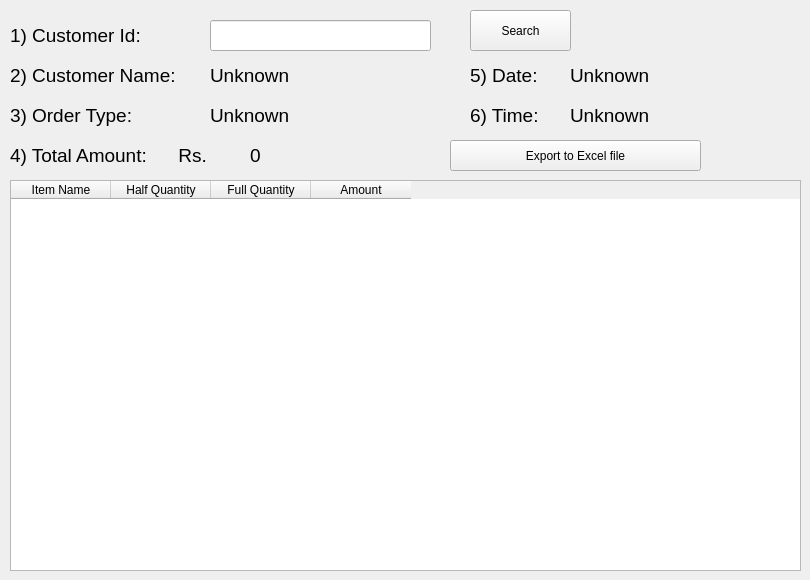
      <widget class="QWidget" name="tab_16">
       <attribute name="title">
        <string>Order by ID</string>
       </attribute>
       <widget class="QLineEdit" name="lineEdit_20">
        <property name="geometry">
         <rect>
          <x>210</x>
          <y>20</y>
          <width>221</width>
          <height>31</height>
         </rect>
        </property>
        <property name="text">
         <string/>
        </property>
       </widget>
       <widget class="QLabel" name="label_29">
        <property name="geometry">
         <rect>
          <x>10</x>
          <y>10</y>
          <width>201</width>
          <height>51</height>
         </rect>
        </property>
        <property name="font">
         <font>
          <family>Segoe UI</family>
          <pointsize>14</pointsize>
         </font>
        </property>
        <property name="text">
         <string>1) Customer Id:</string>
        </property>
       </widget>
       <widget class="QPushButton" name="pushButton_43">
        <property name="geometry">
         <rect>
          <x>470</x>
          <y>10</y>
          <width>101</width>
          <height>41</height>
         </rect>
        </property>
        <property name="cursor">
         <cursorShape>PointingHandCursor</cursorShape>
        </property>
        <property name="text">
         <string>Search</string>
        </property>
        <property name="icon">
         <iconset>
          <normaloff>Assets/search.png</normaloff>Assets/search.png</iconset>
        </property>
       </widget>
       <widget class="QTableWidget" name="tableWidget_15">
        <property name="geometry">
         <rect>
          <x>10</x>
          <y>180</y>
          <width>791</width>
          <height>391</height>
         </rect>
        </property>
        <property name="minimumSize">
         <size>
          <width>0</width>
          <height>0</height>
         </size>
        </property>
        <property name="editTriggers">
         <set>QAbstractItemView::NoEditTriggers</set>
        </property>
        <attribute name="horizontalHeaderCascadingSectionResizes">
         <bool>false</bool>
        </attribute>
        <attribute name="horizontalHeaderShowSortIndicator" stdset="0">
         <bool>false</bool>
        </attribute>
        <attribute name="verticalHeaderCascadingSectionResizes">
         <bool>false</bool>
        </attribute>
        <attribute name="verticalHeaderShowSortIndicator" stdset="0">
         <bool>false</bool>
        </attribute>
        <column>
         <property name="text">
          <string>Item Name</string>
         </property>
        </column>
        <column>
         <property name="text">
          <string>Half Quantity</string>
         </property>
        </column>
        <column>
         <property name="text">
          <string>Full Quantity</string>
         </property>
        </column>
        <column>
         <property name="text">
          <string>Amount</string>
         </property>
        </column>
       </widget>
       <widget class="QLabel" name="label_30">
        <property name="geometry">
         <rect>
          <x>10</x>
          <y>50</y>
          <width>201</width>
          <height>51</height>
         </rect>
        </property>
        <property name="font">
         <font>
          <family>Segoe UI</family>
          <pointsize>14</pointsize>
         </font>
        </property>
        <property name="text">
         <string>2) Customer Name:</string>
        </property>
       </widget>
       <widget class="QLabel" name="label_31">
        <property name="geometry">
         <rect>
          <x>10</x>
          <y>90</y>
          <width>151</width>
          <height>51</height>
         </rect>
        </property>
        <property name="font">
         <font>
          <family>Segoe UI</family>
          <pointsize>14</pointsize>
         </font>
        </property>
        <property name="text">
         <string>3) Order Type:</string>
        </property>
       </widget>
       <widget class="QLabel" name="label_44">
        <property name="geometry">
         <rect>
          <x>10</x>
          <y>130</y>
          <width>231</width>
          <height>51</height>
         </rect>
        </property>
        <property name="font">
         <font>
          <family>Segoe UI</family>
          <pointsize>14</pointsize>
         </font>
        </property>
        <property name="text">
         <string>4) Total Amount:      Rs.</string>
        </property>
       </widget>
       <widget class="QLabel" name="label_47">
        <property name="geometry">
         <rect>
          <x>210</x>
          <y>50</y>
          <width>251</width>
          <height>51</height>
         </rect>
        </property>
        <property name="font">
         <font>
          <family>Segoe UI</family>
          <pointsize>14</pointsize>
         </font>
        </property>
        <property name="text">
         <string>Unknown</string>
        </property>
       </widget>
       <widget class="QLabel" name="label_48">
        <property name="geometry">
         <rect>
          <x>210</x>
          <y>90</y>
          <width>251</width>
          <height>51</height>
         </rect>
        </property>
        <property name="font">
         <font>
          <family>Segoe UI</family>
          <pointsize>14</pointsize>
         </font>
        </property>
        <property name="text">
         <string>Unknown</string>
        </property>
       </widget>
       <widget class="QLabel" name="label_49">
        <property name="geometry">
         <rect>
          <x>250</x>
          <y>130</y>
          <width>201</width>
          <height>51</height>
         </rect>
        </property>
        <property name="font">
         <font>
          <family>Segoe UI</family>
          <pointsize>14</pointsize>
         </font>
        </property>
        <property name="text">
         <string>0</string>
        </property>
       </widget>
       <widget class="QLabel" name="label_54">
        <property name="geometry">
         <rect>
          <x>470</x>
          <y>50</y>
          <width>91</width>
          <height>51</height>
         </rect>
        </property>
        <property name="font">
         <font>
          <family>Segoe UI</family>
          <pointsize>14</pointsize>
         </font>
        </property>
        <property name="text">
         <string>5) Date:</string>
        </property>
       </widget>
       <widget class="QLabel" name="label_55">
        <property name="geometry">
         <rect>
          <x>470</x>
          <y>90</y>
          <width>91</width>
          <height>51</height>
         </rect>
        </property>
        <property name="font">
         <font>
          <family>Segoe UI</family>
          <pointsize>14</pointsize>
         </font>
        </property>
        <property name="text">
         <string>6) Time:</string>
        </property>
       </widget>
       <widget class="QLabel" name="label_56">
        <property name="geometry">
         <rect>
          <x>570</x>
          <y>50</y>
          <width>221</width>
          <height>51</height>
         </rect>
        </property>
        <property name="font">
         <font>
          <family>Segoe UI</family>
          <pointsize>14</pointsize>
         </font>
        </property>
        <property name="text">
         <string>Unknown</string>
        </property>
       </widget>
       <widget class="QLabel" name="label_57">
        <property name="geometry">
         <rect>
          <x>570</x>
          <y>90</y>
          <width>221</width>
          <height>51</height>
         </rect>
        </property>
        <property name="font">
         <font>
          <family>Segoe UI</family>
          <pointsize>14</pointsize>
         </font>
        </property>
        <property name="text">
         <string>Unknown</string>
        </property>
       </widget>
       <widget class="QPushButton" name="pushButton_28">
        <property name="geometry">
         <rect>
          <x>450</x>
          <y>140</y>
          <width>251</width>
          <height>31</height>
         </rect>
        </property>
        <property name="text">
         <string>Export to Excel file</string>
        </property>
        <property name="icon">
         <iconset>
          <normaloff>Assets/export.png</normaloff>Assets/export.png</iconset>
        </property>
        <property name="iconSize">
         <size>
          <width>40</width>
          <height>40</height>
         </size>
        </property>
       </widget>
      </widget>
